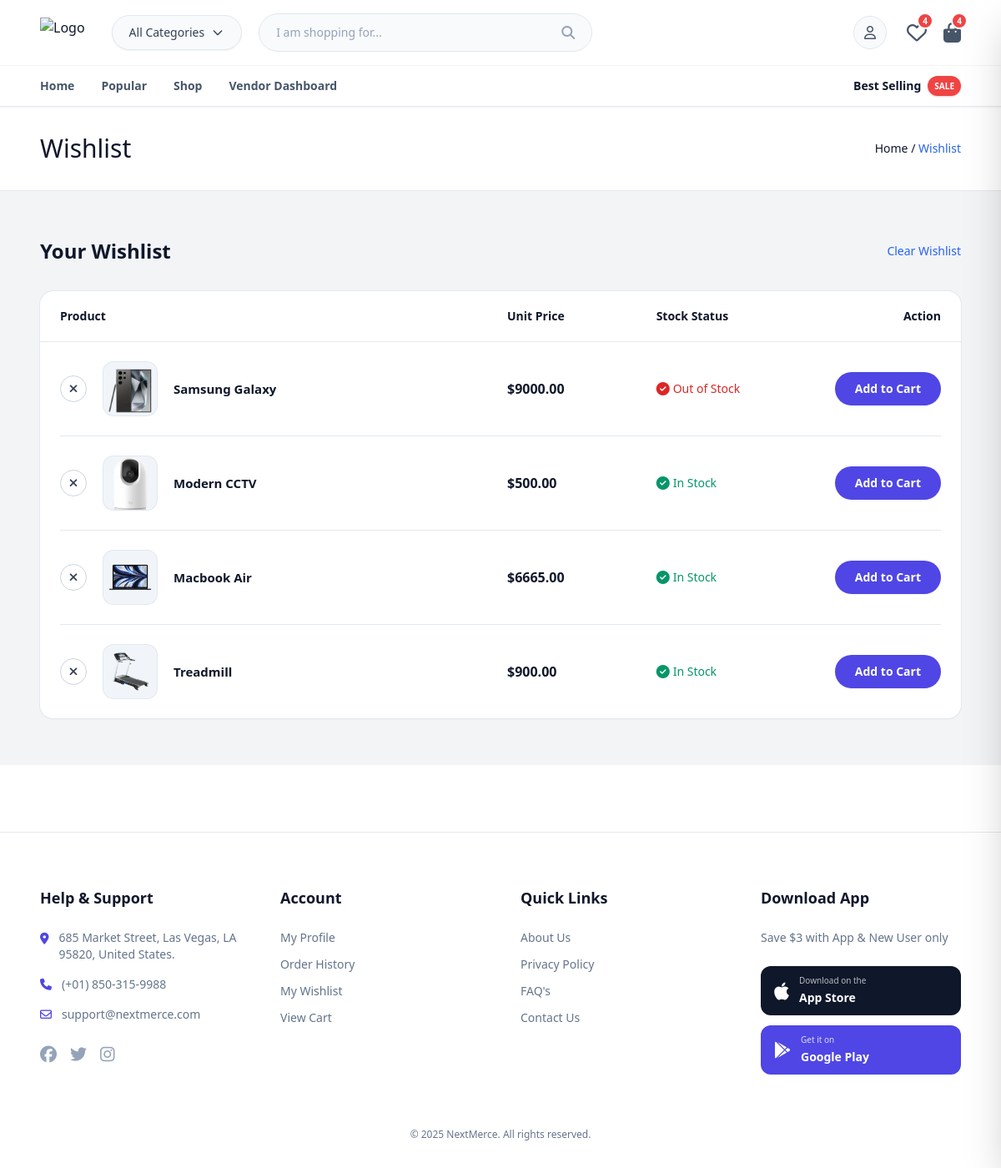
Screenshot of /wishlist (signed in) with the database file from the repository.
### store/models.py (models this page shows, shortened)
class Wishlist(models.Model):
    product = models.ForeignKey(Product, on_delete=models.CASCADE, null=True)
    user = models.ForeignKey(userauth_model.User, on_delete=models.CASCADE, null=True)
    class Meta:
        constraints = [
            models.UniqueConstraint(fields=["user", "product"], name="unique_wishlist_user_product")
        ]

class Product(models.Model):
    STATUS = (
        ("Published", "Published"),
        ("Draft", "Draft"),
        ("Disabled", "Disabled"),
    )
    BANNERS = (
        ("Banner 1", "Banner 1"),
        ("Banner 2", "Banner 2"),
        ("Banner 3", "Banner 3"),
        ("Banner 4", "Banner 4"),
        ("Banner 5", "Banner 5"),
        ("Banner 6", "Banner 6"),
    )
    status = models.CharField(max_length=500, choices=STATUS, default="Published")
    user = models.ForeignKey(userauth_model.User, on_delete=models.SET_NULL, null=True)
    category = models.ForeignKey("store.Category",on_delete=models.SET_NULL, null=True)
    name = models.CharField(max_length=50)
    description = models.TextField(blank=True, null=True)
    additional_information = models.TextField(blank=True, null=True)
    image = models.ImageField(upload_to='image', null=True, blank=True)
    sale_price = models.DecimalField(default=0, decimal_places=2, max_digits=12)
    regular_price = models.DecimalField(default=0, decimal_places=2, max_digits=12, null=True, blank=True)
    in_stock = models.BooleanField(default=False)
    free_delivery = models.BooleanField(default=False)
    qty = models.IntegerField(default=0, null=True, blank=True)
    featured = models.BooleanField(default=False)
    popular = models.BooleanField(default=False)
    slug = models.SlugField(unique=True, blank=True, null=True)
    cover_image = models.ImageField(upload_to='image', null=True, blank=True)
    best_selling = models.BooleanField(default=False)
    new_arrivals = models.BooleanField(default=False)
    banner = models.CharField(max_length=50, choices=BANNERS, blank=True, null=True)

### store/views.py (the view)
# urls.py: path('wishlist',views.user_wishlist, name='wishlist'),
@login_required
def user_wishlist(request):
    wishlist = Wishlist.objects.filter(user=request.user)
    context ={
        'wishlist': wishlist
    }
    return render(request, 'wishlist.html', context)

### store/context_processors.py (called while the page is built)
def cart_wishlist_counts(request):
    cart_count = 0
    wishlist_count = 0
    if request.user.is_authenticated:
        cart_count = Cart.objects.filter(user=request.user).count()
        wishlist_count = Wishlist.objects.filter(user=request.user).count()
    return {
        'CART_ITEM_COUNT': cart_count,
        'WISHLIST_ITEM_COUNT': wishlist_count,
    }

def default(request):
    categories = Category.objects.all()
    return {
        'categories': categories,
    }

### templates/wishlist.html (shortened to what this page needs)
{% extends 'partials/base.html' %}
{% load static %}
{% block content %}
<div
    class="bg-white border-b border-gray-200 py-8 flex items-center justify-between px-4 md:px-8 lg:px-12 2xl:px-[19rem]">
    <h1 class="font-medium text-3xl">Wishlist</h1>
    <div class="text-sm">
        <a href="{% url 'index' %}" class="hover:text-blue-400">Home /</a>
        <a href="{% url 'index' %}" class="text-[#2563eb]">Wishlist</a>
    </div>
</div>
<section class="bg-[#F3F4F6] py-14 px-4 md:px-8 lg:px-12 2xl:px-[19rem]">
    <div class="flex items-center justify-between">
        <h2 class="text-2xl font-semibold text-slate-900">Your Wishlist</h2>
        {% if wishlist %}
        <a href="#" class="text-sm font-medium text-blue-600 hover:text-blue-700">
            Clear Wishlist
        </a>
        {% endif %}
    </div>
    {% if wishlist %}
    <div class="mt-8 overflow-hidden rounded-2xl bg-white shadow-sm ring-1 ring-slate-200">
        <div
            class="hidden md:grid grid-cols-12 gap-4 border-b border-slate-200 px-6 py-5 text-sm font-semibold text-slate-900">
            <div class="col-span-6">Product</div>
            <div class="col-span-2">Unit Price</div>
            <div class="col-span-2">Stock Status</div>
            <div class="col-span-2 text-right">Action</div>
        </div>
    {% for w in wishlist %}
    <div
        class="relative flex flex-col gap-4 p-6 border-b border-slate-100 last:border-0 md:grid md:grid-cols-12 md:items-center md:gap-4 md:border-none">
        <div class="col-span-6 flex items-center gap-5 min-w-0">
            <a href="{% url 'wishlist_delete' w.id%}"
                class="absolute top-4 right-4 md:static grid h-8 w-8 place-items-center rounded-full border border-slate-300 text-slate-700 hover:bg-slate-100 shrink-0">
                <i class="fa-solid fa-xmark text-sm"></i>
            </a>
            <div class="h-16 w-16 overflow-hidden rounded-xl bg-slate-100 ring-1 ring-slate-200 shrink-0">
                <img src="{{ w.product.image.url }}" alt="{{ w.product.name }}" class="h-full w-full object-cover" />
            </div>
            <div class="min-w-0 pr-8 md:pr-0">
                <p class="truncate text-[15px] font-semibold text-slate-900">
                    {{ w.product.name }}
                </p>
            </div>
        </div>
        <div class="hidden md:block col-span-2 font-semibold text-slate-900">
            ${{ w.product.sale_price }}
        </div>
        <div class="col-span-2 flex items-center gap-1 mt-1 md:mt-0">
            {% if w.product.in_stock %}
            <span class="text-emerald-600"><i class="fa-solid fa-check-circle"></i></span>
            <span class="text-sm font-medium text-emerald-600">In Stock</span>
            {% else %}
            <span class="text-red-600"><i class="fa-solid fa-check-circle"></i></span>
            <span class="text-sm font-medium text-red-600">Out of Stock</span>
            {% endif %}
        </div>
        <div class="col-span-2 flex justify-start md:justify-end mt-2 md:mt-0">
            <form method="POST" action="{% url 'add_cart' w.id%}">
                <button
                    class="rounded-full bg-indigo-600 px-6 py-2.5 text-sm font-bold text-white hover:bg-indigo-700 transition-colors shadow-sm">
                    Add to Cart
                </button>
            </form>
        </div>
    </div>
    {% if not forloop.last %}
    <div class="hidden md:block mx-6 h-px bg-slate-200"></div>
    {% endif %}
    {% endfor %}
    </div>
    {% endif %}
</section>
{% endblock content %}

### rows the page displays
Wishlist: product.image (picture), product.name "Samsung Galaxy", product.sale_price "9000.00", shows "Out of Stock"
Wishlist: product.image (picture), product.name "Modern CCTV", product.sale_price "500.00", shows "In Stock"
Wishlist: product.image (picture), product.name "Macbook Air", product.sale_price "6665.00", shows "In Stock"
Wishlist: product.image (picture), product.name "Treadmill", product.sale_price "900.00", shows "In Stock"

### other values shown
{{ WISHLIST_ITEM_COUNT }} "4"
{{ CART_ITEM_COUNT }} "4"
